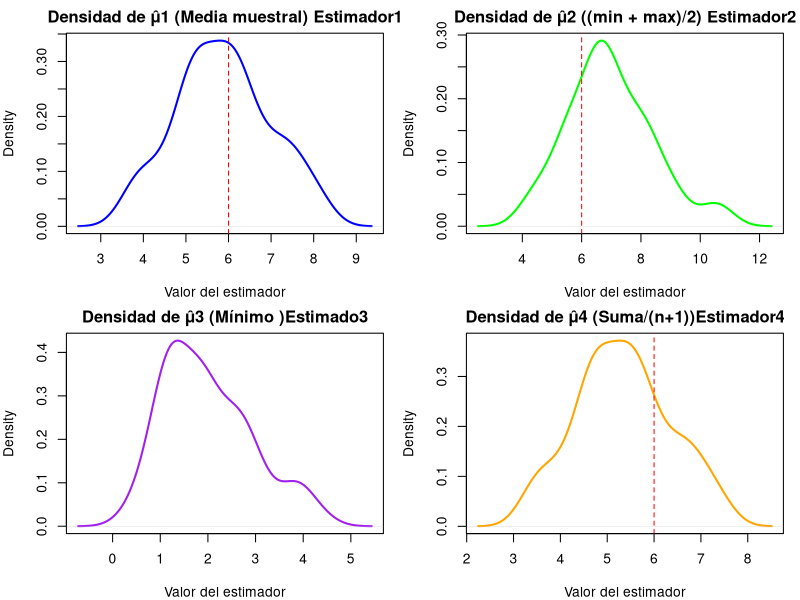
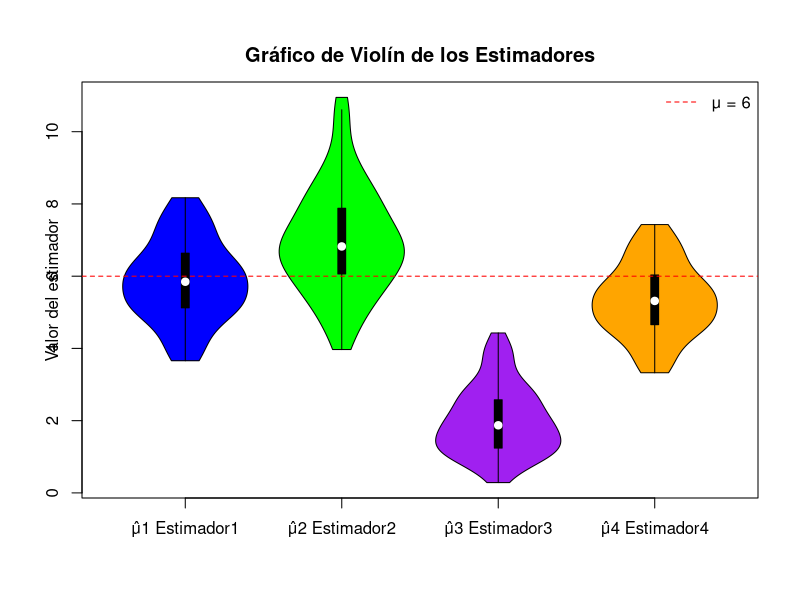
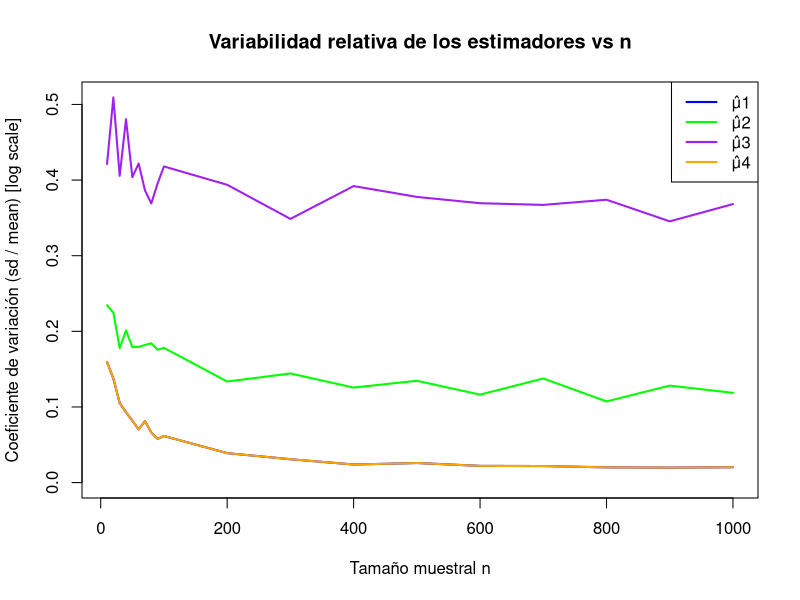
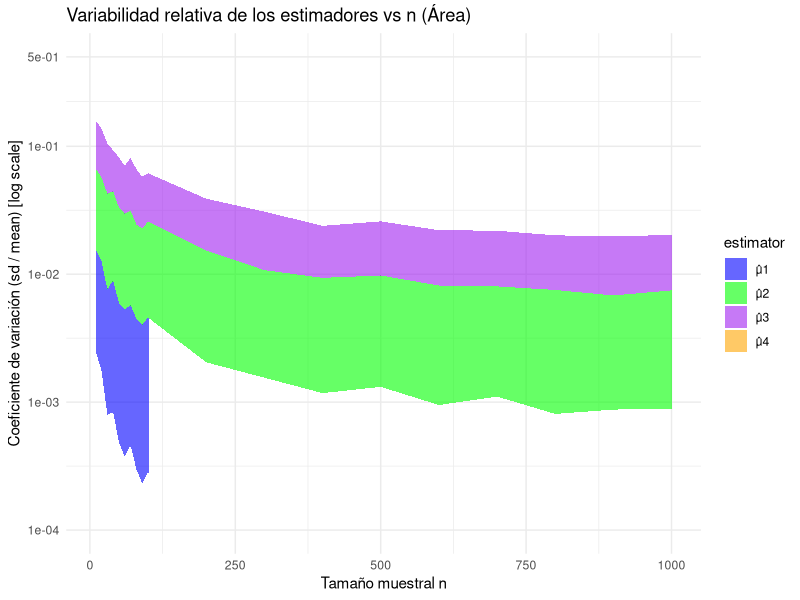
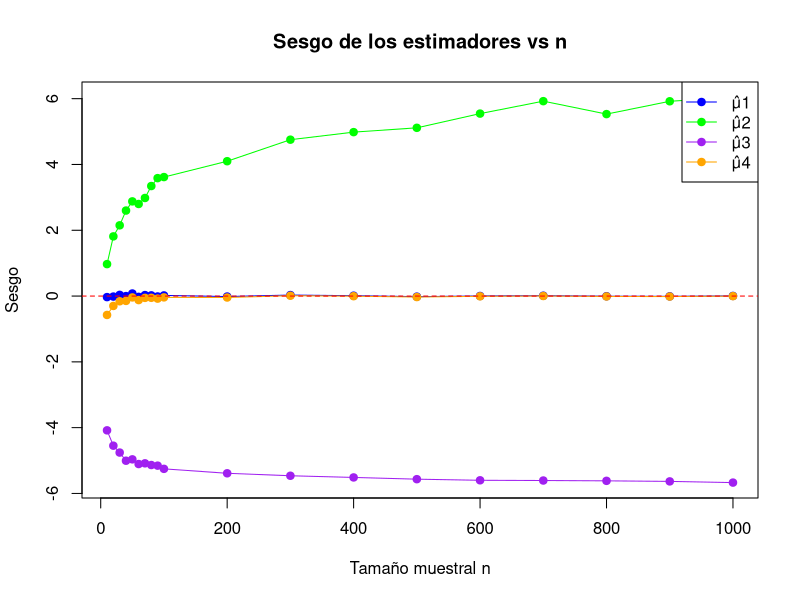
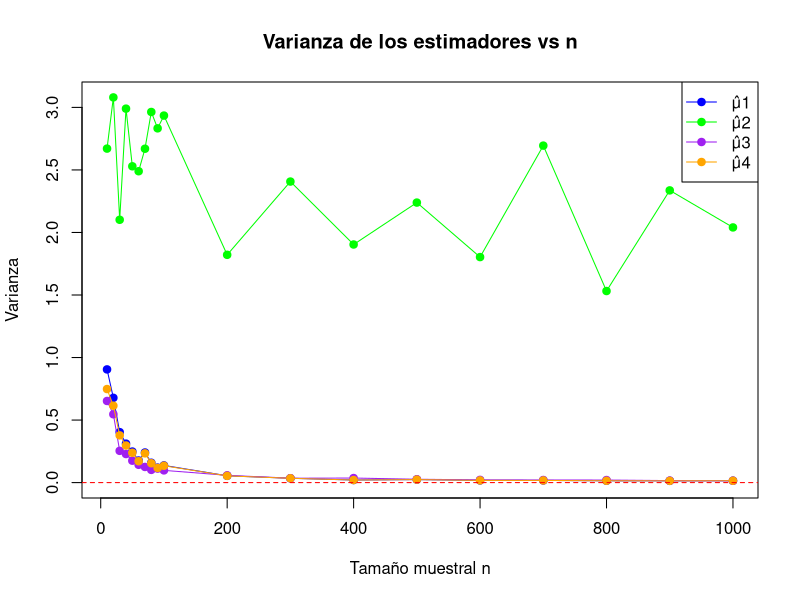
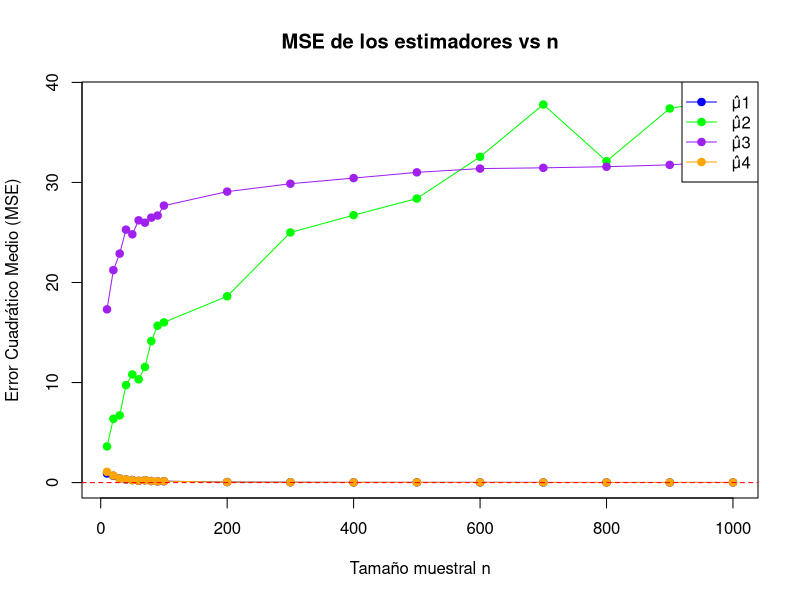

Write R code to recreate these figures, in order.
## ---- chunk 1
library(tibble)
library(knitr)
library(vioplot)
library(ggplot2)
set.seed(50)
knitr::opts_chunk$set(echo = TRUE, warning = FALSE, message = FALSE)
## ---- chunk 2
# Parámetros de la distribución Gamma
alpha <- 3
sigma <- 2 
n <- 10  # Tamaño muestral
num_samples <- 100  # Número de muestras

## ---- chunk 3
# Vectores para almacenar los estimadores
est1 <- numeric(num_samples)  # μ̂1: Media muestral
est2 <- numeric(num_samples)  # μ̂2: (min + max)/2
est3 <- numeric(num_samples)  # μ̂3: Mínimo (X(1))
est4 <- numeric(num_samples)  # μ̂4: Suma / (n+1)

# Generar las 100 muestras y calcular estimadores
for (i in 1:num_samples) {
  sample <- rgamma(n, shape = alpha, scale = sigma)
  est1[i] <- mean(sample)
  est2[i] <- (min(sample) + max(sample)) / 2
  est3[i] <- min(sample)
  est4[i] <- sum(sample) / (n + 1)
}
resultados <- tibble(
  `Estimador 1` = est1,
  `Estimador 2` = est2,
  `Estimador 3` = est3,
  `Estimador 4` = est4
)

# Renombrar columnas para mayor claridad (opcional, pero recomendado)
colnames(resultados) <- c("μ̂₁ (Media muestral)", "μ̂₂ ((min + max)/2)", "μ̂₃ (Mínimo)", "μ̂₄ (Suma/(n+1))")

# Crear tabla con kable
kable(resultados, caption = "Valores estimados de los tiempos de espera por estimador (n = 10)", align = "c", digits = 2)
## ---- chunk 4
# Configurar panel para 4 gráficos (2x2) con márgenes ajustados
par(mfrow = c(2, 2), mar = c(4, 4, 2, 1))  # Márgenes: bottom, left, top, right

# Graficar curva de densidad para cada estimador
plot(density(est1), main = "Densidad de μ̂1 (Media muestral) Estimador1", xlab = "Valor del estimador", col = "blue", lwd = 2)
abline(v = alpha * sigma, col = "red", lty = 2)

plot(density(est2), main = "Densidad de μ̂2 ((min + max)/2) Estimador2", xlab = "Valor del estimador", col = "green", lwd = 2)
abline(v = alpha * sigma, col = "red", lty = 2)

plot(density(est3), main = "Densidad de μ̂3 (Mínimo )Estimado3", xlab = "Valor del estimador", col = "purple", lwd = 2)
abline(v = alpha * sigma, col = "red", lty = 2)

plot(density(est4), main = "Densidad de μ̂4 (Suma/(n+1))Estimador4", xlab = "Valor del estimador", col = "orange", lwd = 2)
abline(v = alpha * sigma, col = "red", lty = 2)

# Resetear configuración de gráficos
par(mfrow = c(1, 1), mar = c(5, 4, 4, 2) + 0.1)  # Restaurar márgenes predeterminados
## ---- chunk 5
# Calcular las medias de los estimadores
mean_est1 <- mean(est1)
mean_est2 <- mean(est2)
mean_est3 <- mean(est3)
mean_est4 <- mean(est4)

#Calcular sesgos
bias1 <- mean_est1 - (alpha * sigma)
bias2 <- mean_est2 - (alpha * sigma)
bias3 <- mean_est3 - (alpha * sigma)
bias4 <- mean_est4 - (alpha * sigma)

# Sesgos absolutos
abs_bias1 <- abs(bias1)
abs_bias2 <- abs(bias2)
abs_bias3 <- abs(bias3)
abs_bias4 <- abs(bias4)

comparison_table <- data.frame(
  Estimador = c("μ̂₁ (Media muestral)", "μ̂₂ ((min + max)/2)", "μ̂₃ (Mínimo)", "μ̂₄ (Suma/(n+1))"),
  Media_Estimada = c(mean_est1, mean_est2, mean_est3, mean_est4),
  Valor_Verdadero = rep(alpha * sigma, 4),
  Sesgo = c(bias1, bias2, bias3, bias4),
  Sesgo_ABS = c(abs_bias1, abs_bias2, abs_bias3, abs_bias4)
)

# Formatear la tabla con kable
kable(comparison_table, caption = "Comparación de estimadores con la media poblacional", digits = 3)

## ---- chunk 6

#  Gráfico de violín
par(mfrow = c(1, 1))
vioplot::vioplot(est1, est2, est3, est4, names = c("μ̂1 Estimador1", "μ̂2 Estimador2", "μ̂3 Estimador3", "μ̂4 Estimador4"),
                 main = "Gráfico de Violín de los Estimadores", ylab = "Valor del estimador",
                 col = c("blue", "green", "purple", "orange"))
abline(h = alpha * sigma, col = "red", lty = 2)
legend("topright", legend = c("μ = 6"), col = "red", lty = 2, bty = "n")
## ---- chunk 7
mu_true <- alpha * sigma  # μ = 6

# Número de simulaciones por tamaño muestral
num_sim <- 100
# Tamaños muestrales (incrementando desde 10 hasta 1000, agregando valores representativos)
sample_sizes <- c(10, 20, 30, 40, 50, 60, 70, 80, 90, 100, 200, 300, 400, 500, 600, 700, 800, 900, 1000)
# Vectores para almacenar sd, varianza y CV para cada estimador
bias_est1 <- numeric(length(sample_sizes))
bias_est2 <- numeric(length(sample_sizes))
bias_est3 <- numeric(length(sample_sizes))
bias_est4 <- numeric(length(sample_sizes))
sd_est1 <- numeric(length(sample_sizes))
sd_est2 <- numeric(length(sample_sizes))
sd_est3 <- numeric(length(sample_sizes))
sd_est4 <- numeric(length(sample_sizes))
var_est1 <- numeric(length(sample_sizes))
var_est2 <- numeric(length(sample_sizes))
var_est3 <- numeric(length(sample_sizes))
var_est4 <- numeric(length(sample_sizes))
cv_est1 <- numeric(length(sample_sizes))
cv_est2 <- numeric(length(sample_sizes))
cv_est3 <- numeric(length(sample_sizes))
cv_est4 <- numeric(length(sample_sizes))
mse_est1 <- numeric(length(sample_sizes))
mse_est2 <- numeric(length(sample_sizes))
mse_est3 <- numeric(length(sample_sizes))
mse_est4 <- numeric(length(sample_sizes))
# Simulación para cada tamaño muestral
for (j in 1:length(sample_sizes)) {
  n <- sample_sizes[j]
  est1_sim <- numeric(num_sim)
  est2_sim <- numeric(num_sim)
  est3_sim <- numeric(num_sim)
  est4_sim <- numeric(num_sim)
  
  for (i in 1:num_sim) {
    sample <- rgamma(n, shape = alpha, scale = sigma)
    est1_sim[i] <- mean(sample)
    est2_sim[i] <- (min(sample) + max(sample)) / 2
    est3_sim[i] <- min(sample)
    est4_sim[i] <- sum(sample) / (n + 1)
  }
  # Calcular sd, varianza y CV (sd / mean)
  sd_est1[j] <- sd(est1_sim)
  sd_est2[j] <- sd(est2_sim)
  sd_est3[j] <- sd(est3_sim)
  sd_est4[j] <- sd(est4_sim)
  
  var_est1[j] <- var(est1_sim)
  var_est2[j] <- var(est2_sim)
  var_est3[j] <- var(est3_sim)
  var_est4[j] <- var(est4_sim)
  
  cv_est1[j] <- sd(est1_sim) / mean(est1_sim)
  cv_est2[j] <- sd(est2_sim) / mean(est2_sim)
  cv_est3[j] <- sd(est3_sim) / mean(est3_sim)
  cv_est4[j] <- sd(est4_sim) / mean(est4_sim)
  mean_est1 <- mean(est1_sim)
  mean_est2 <- mean(est2_sim)
  mean_est3 <- mean(est3_sim)
  mean_est4 <- mean(est4_sim)
  
  bias_est1[j] <- mean_est1 - mu_true
  bias_est2[j] <- mean_est2 - mu_true
  bias_est3[j] <- mean_est3 - mu_true
  bias_est4[j] <- mean_est4 - mu_true
  
  mse_est1[j] <- bias_est1[j]^2 + var_est1[j]
  mse_est2[j] <- bias_est2[j]^2 + var_est2[j]
  mse_est3[j] <- bias_est3[j]^2 + var_est3[j]
  mse_est4[j] <- bias_est4[j]^2 + var_est4[j]
  
}

## ---- chunk 8
# Depuración: Imprimir valores de CV
cat("Valores de Coeficiente de Variación (CV) por tamaño muestral:\n")
for (j in 1:length(sample_sizes)) {
  cat(sprintf("n = %d: cv_est1 = %.6f, cv_est2 = %.6f, cv_est3 = %.6f, cv_est4 = %.6f\n",
              sample_sizes[j], cv_est1[j], cv_est2[j], cv_est3[j], cv_est4[j]))
}


# Ajuste del gráfico existente
plot(sample_sizes, cv_est1, type = "l", col = "blue", lwd = 2, ylim = c(0, max(c(cv_est1, cv_est2, cv_est3, cv_est4))),
     xlab = "Tamaño muestral n", ylab = "Coeficiente de variación (sd / mean) [log scale]",
     main = "Variabilidad relativa de los estimadores vs n")
lines(sample_sizes, cv_est2, type = "l", col = "green", lwd = 2)
lines(sample_sizes, cv_est3, type = "l", col = "purple", lwd = 2)
lines(sample_sizes, cv_est4, type = "l", col = "orange", lwd = 2)
legend("topright", legend = c("μ̂1", "μ̂2", "μ̂3", "μ̂4"), col = c("blue", "green", "purple", "orange"), lty = 1, lwd = 2)
## ---- chunk 9
# Gráfico alternativo: Gráfico de área

cv_data_long <- data.frame(
  n = rep(sample_sizes, 4),
  cv = c(cv_est1, cv_est2, cv_est3, cv_est4),
  estimator = rep(c("μ̂1", "μ̂2", "μ̂3", "μ̂4"), each = length(sample_sizes))
)
ggplot(cv_data_long, aes(x = n, y = cv, fill = estimator)) +
  geom_area(position = "stack", alpha = 0.6) +
  scale_y_log10(limits = c(0.0001, 0.5), breaks = c(0.0001, 0.001, 0.01, 0.1, 0.5)) +
  labs(title = "Variabilidad relativa de los estimadores vs n (Área)", x = "Tamaño muestral n", y = "Coeficiente de variación (sd / mean) [log scale]") +
  theme_minimal() +
  scale_fill_manual(values = c("μ̂1" = "blue", "μ̂2" = "green", "μ̂3" = "purple", "μ̂4" = "orange"))
## ---- chunk 10
# Construir tabla de estadísticas
results_table <- data.frame(
  n = sample_sizes,
  var1 = round(var_est1, 2),
  cv1 = round(cv_est1, 2),
  var2 = round(var_est2, 2),
  cv2 = round(cv_est2, 2),
  var3 = round(var_est3, 2),
  cv3 = round(cv_est3, 2),
  var4 = round(var_est4, 2),
  cv4 = round(cv_est4, 2)
)

# Renombrar columnas para mayor claridad
colnames(results_table) <- c("n", "Var μ̂1", "CV μ̂1", "Var μ̂2", "CV μ̂2", "Var μ̂3", "CV μ̂3", "Var μ̂4", "CV μ̂4")

# Crear tabla con kable
kable(results_table, caption = "Estadísticas de varianza y coeficiente de variación por estimador y tamaño muestral", align = "c", digits = 2)
## ---- chunk 11

# Gráfico de Sesgo vs n
plot(sample_sizes, bias_est1, type = "o", col = "blue", pch = 19, ylim = c(min(c(bias_est1, bias_est2, bias_est3, bias_est4)), max(c(bias_est1, bias_est2, bias_est3, bias_est4))),
     xlab = "Tamaño muestral n", ylab = "Sesgo",
     main = "Sesgo de los estimadores vs n")
lines(sample_sizes, bias_est2, type = "o", col = "green", pch = 19)
lines(sample_sizes, bias_est3, type = "o", col = "purple", pch = 19)
lines(sample_sizes, bias_est4, type = "o", col = "orange", pch = 19)
abline(h = 0, col = "red", lty = 2)
legend("topright", legend = c("μ̂1", "μ̂2", "μ̂3", "μ̂4"), col = c("blue", "green", "purple", "orange"), lty = 1, pch = 19)
## ---- chunk 12

# Gráfico de Varianza vs n
plot(sample_sizes, var_est1, type = "o", col = "blue", pch = 19, ylim = c(0, max(c(var_est1, var_est2, var_est3, var_est4))),
     xlab = "Tamaño muestral n", ylab = "Varianza",
     main = "Varianza de los estimadores vs n")
lines(sample_sizes, var_est2, type = "o", col = "green", pch = 19)
lines(sample_sizes, var_est3, type = "o", col = "purple", pch = 19)
lines(sample_sizes, var_est4, type = "o", col = "orange", pch = 19)
abline(h = 0, col = "red", lty = 2)
legend("topright", legend = c("μ̂1", "μ̂2", "μ̂3", "μ̂4"), col = c("blue", "green", "purple", "orange"), lty = 1, pch = 19)
## ---- chunk 13

# Gráfico de MSE vs n
plot(sample_sizes, mse_est1, type = "o", col = "blue", pch = 19, ylim = c(0, max(c(mse_est1, mse_est2, mse_est3, mse_est4))),
     xlab = "Tamaño muestral n", ylab = "Error Cuadrático Medio (MSE)",
     main = "MSE de los estimadores vs n")
lines(sample_sizes, mse_est2, type = "o", col = "green", pch = 19)
lines(sample_sizes, mse_est3, type = "o", col = "purple", pch = 19)
lines(sample_sizes, mse_est4, type = "o", col = "orange", pch = 19)
abline(h = 0, col = "red", lty = 2)
legend("topright", legend = c("μ̂1", "μ̂2", "μ̂3", "μ̂4"), col = c("blue", "green", "purple", "orange"), lty = 1, pch = 19)
